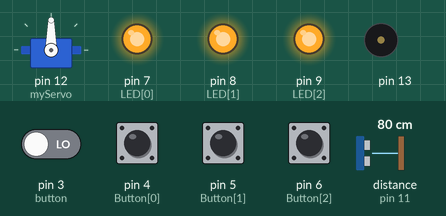
Recording of a sketch running on a simulated Arduino Uno, built with avr-gcc and run on an emulated ATmega328P. Parts: servo, output pins drawn as LEDs (lit = HIGH), buzzer (waves = sounding). Wiring (inferred from the names in the program): ultrasonic range finder: trigger pin 10; echo pin 11. The test bench sets the inputs (shaded band); at power-on: pin 3 (button), pin 4 (Button[0]), pin 5 (Button[1]), pin 6 (Button[2]) LOW, distance to the obstacle (sensor on pin 11) 80 cm. The echo pulse lasts 58.3 µs per cm; random numbers use the default seed unless the sketch sets one; pins used as bus, display or sensor lines are not drawn; what the sketch prints to the serial monitor is not drawn.

Above: at 0.51 s.
1.5 s: distance to the obstacle (sensor on pin 11) set to 2 cm
At 2.4 s:
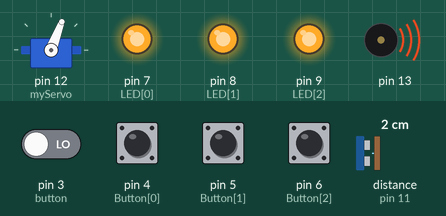
5.0 s: distance to the obstacle (sensor on pin 11) set to 35 cm
At 5.94 s:
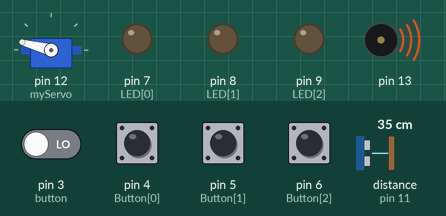
8.5 s: distance to the obstacle (sensor on pin 11) set to 4 cm
At 11.32 s:
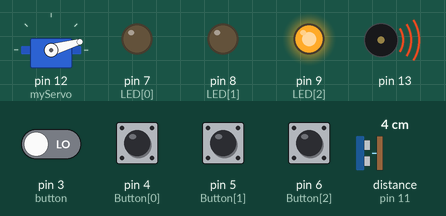
12.0 s: distance to the obstacle (sensor on pin 11) set to 60 cm
At 13.0 s:
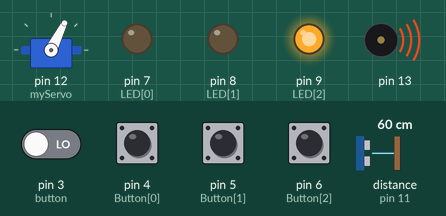
15.5 s: distance to the obstacle (sensor on pin 11) set to 9 cm
19.0 s: distance to the obstacle (sensor on pin 11) set to 120 cm
Timing chart, 0 to 25.5 s (numbered marks = the images above; inputs shaded):
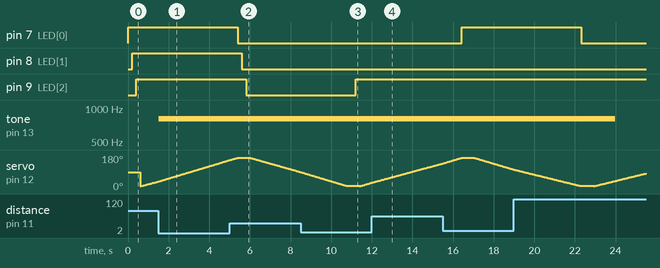

Measured:
- after the input at 1.5 s, tone on pin 13: silent → 800 Hz at once
- after the input at 19.0 s, tone on pin 13: 800 Hz → silent after 5.0 s

The sketch:

finalProject.ino
```cpp
/*This code was written by Shaurya Singh, NYUAD Class of 2023 as part of the Introduction to Interactive Media Course
 * at NYU Abu Dhabi in Fall 2020.
 */

#include <Servo.h>. // Including the servo library


const int trig = 10; // pins connected to the sonic sensor
const int echo = 11;

long timeGap;
int dist;
int LED[] = {7, 8, 9};  // initializaing arrays for pins connected to 3 LEDs and 3 buttons
int Button[] = {4, 5, 6};
int pattern[3]; // array to store the pattern
int counter;


Servo myServo;

void setup() {
  pinMode(trig, OUTPUT);
  pinMode(echo, INPUT);  // assigning input and output status to different pins used
  pinMode(7, OUTPUT);
  pinMode(8, OUTPUT);
  pinMode(9, OUTPUT);
  pinMode(13, OUTPUT);

  pinMode(3, INPUT);
  pinMode(4, INPUT);
  pinMode(5, INPUT);
  pinMode(6, INPUT);
  Serial.begin(9600);
  myServo.attach(12); // servo motor attached to pin 12
}
void loop() {
  createPattern();  // functions to create a new pattern on the puzzle, check for correct button presses, and check for win condition + restart
  pressChecker();
  checkWin();

  for(int i=15;i<=165;i++){  // making the servo motor sweep an area from 15 degrees to 165 degrees
  myServo.write(i);
  delay(30);
  dist = howFar(); // calculating distance using the howfar() function
  if ((dist < 30) && (digitalRead(3) == LOW)){ // if failsafe button(3) is not pressed, ring alarm
    tone(13, 800, 5000);}
  Serial.print(i);
  Serial.print(","); // sending required values to the serial channel to communicate with processing
  Serial.print(dist);
  Serial.print(".");}

  createPattern();
  pressChecker();
  checkWin();

  for(int i=165;i>15;i--){  // same logic - code to bring the servo motor back in the opposite direction
  myServo.write(i);
  delay(30);
  dist = howFar();
  if ((dist < 30) && (digitalRead(3) == LOW)){
    tone(13, 800, 5000);}
  Serial.print(i);
  Serial.print(",");
  Serial.print(dist); // same as the first iteration above
  Serial.print(".");
  }

}

int howFar(){

  digitalWrite(trig, LOW);
  delayMicroseconds(2);
  digitalWrite(trig, HIGH);  // sends a pulse for 10 microseconds and then measures distance
  delayMicroseconds(10);
  digitalWrite(trig, LOW);
  timeGap = pulseIn(echo, HIGH);
  dist= timeGap*0.034/2;
  return dist;
}

void createPattern() {
  for (int i = 0; i<3; i++) {
    pattern[i] = int(random(0, 2));
    digitalWrite(LED[i], pattern[i]); // populates the pattern array and flashes the LEDs
    delay(200);}}


void pressChecker() {
  for (int i = 0; i < 3; i++) {
    if (digitalRead(Button[i])==pattern[i]) {
      counter++;
      return;   // compares the button presses against the pattern array to determine the score

}}}


void checkWin() {
  if (counter == 7) {
    tone(13, 100, 5000); // if you win, the buzzer buzzes for 5s in a low-pitched noise - you have diffused the bomb
  }
  if (digitalRead(Button[0]) && digitalRead(Button[1]) && digitalRead(Button[2])){ // restart by pressing all 3 buttons at once
    for(int i = 0; i<3;i++){
    digitalWrite(LED[i], 1); // all LEDs flash for half a second, indicating a restart
    delay(500);
    digitalWrite(LED[i], 0);}
    createPattern();
    counter = 0; // game variables are reset to zero and a new pattern is generated
  }}
```
